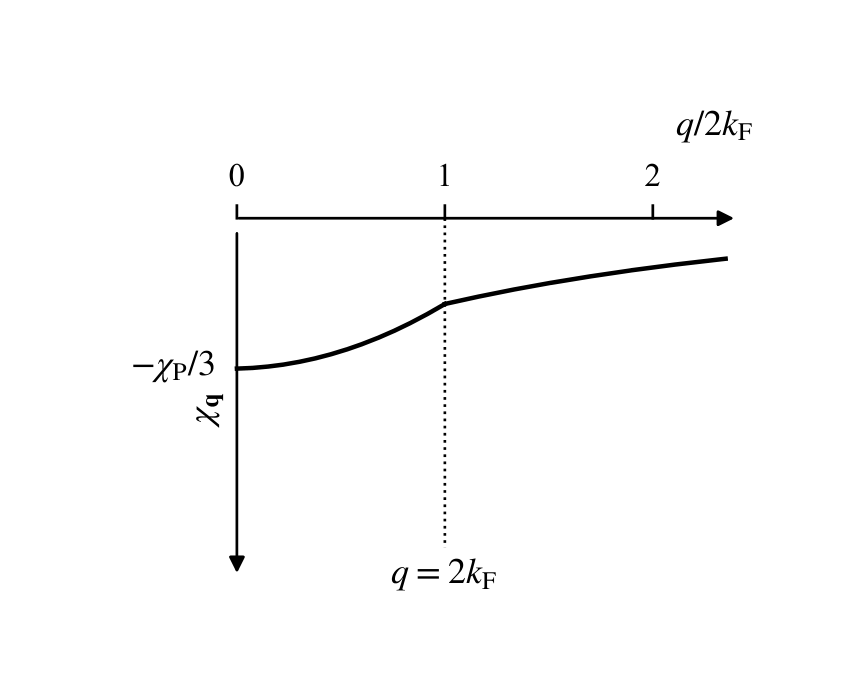

This figure's Python source:
# -*- coding: utf-8 -*-
# 图 7.11 三维抗磁磁化率 chi_q（横轴在顶部、纵轴向下；q=0 取朗道值 -chi_P/3，q=2k_F 处扭折）
import sys
sys.path.insert(0, r'E:\AI整理书籍\磁学\book\fig_src')
import numpy as np
import matplotlib.pyplot as plt
from mplstyle import new_fig, save_fig

fig, ax = new_fig(4.0, 3.2)

# 曲线：q<2k_F 缓慢上升，x=1 处扭折（斜率变小），q 大时渐近 0（x=2 约 -0.1）
x1 = np.linspace(0, 1, 200)
y1 = -1.0 / 3 + 0.01 * x1 + 0.1333 * x1**2
x2 = np.linspace(1, 2.35, 200)
y2 = -0.19 * np.exp(-(x2 - 1) / 1.8)
ax.plot(x1, y1, 'k-', lw=1.5)
ax.plot(x2, y2, 'k-', lw=1.5)

# 顶部横轴（向右）与向下纵轴
ax.annotate('', xy=(2.42, 0), xytext=(-0.02, 0),
            arrowprops=dict(arrowstyle='-|>', lw=0.9, color='k'))
ax.annotate('', xy=(0, -0.80), xytext=(0, -0.02),
            arrowprops=dict(arrowstyle='-|>', lw=0.9, color='k'))
for xt in [0, 1, 2]:
    ax.plot([xt, xt], [0, 0.028], 'k-', lw=0.9)
ax.text(0, 0.055, '0', ha='center', va='bottom', fontsize=11)
ax.text(1, 0.055, '1', ha='center', va='bottom', fontsize=11)
ax.text(2, 0.055, '2', ha='center', va='bottom', fontsize=11)
ax.text(2.30, 0.16, r'$q/2k_{\mathrm{F}}$', ha='center', va='bottom',
        fontsize=12)

# 纵轴标注
ax.text(-0.09, -1.0 / 3, r'$-\chi_{\mathrm{P}}/3$', ha='right', va='center',
        fontsize=12)
ax.plot([0, 0.028], [-1.0 / 3] * 2, 'k-', lw=0.9)
ax.text(-0.14, -0.42, r'$\chi_{\mathbf{q}}$', ha='center', va='center',
        fontsize=12, rotation=90)

# q = 2k_F 点线（自顶轴向下穿过曲线直至标注）
ax.plot([1, 1], [0, -0.73], 'k:', lw=0.9)
ax.text(1.0, -0.755, r'$q=2k_{\mathrm{F}}$', ha='center', va='top',
        fontsize=12)

ax.set_xlim(-0.62, 2.6)
ax.set_ylim(-0.88, 0.30)
ax.axis('off')

save_fig(fig, 'ch7', 'fig7_11')
